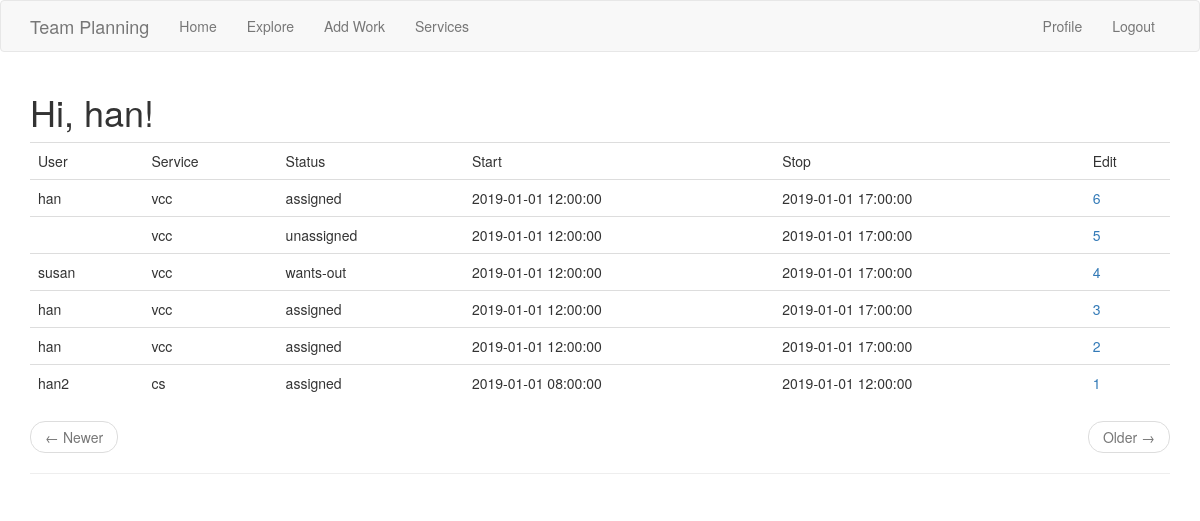
The app's page /index (signed in) with its own data.
### app/models.py (models this page shows, shortened)
class User(UserMixin, db.Model):
    id = db.Column(db.Integer, primary_key=True)
    username = db.Column(db.String(64), index=True, unique=True)
    email = db.Column(db.String(120), index=True, unique=True)
    password_hash = db.Column(db.String(128))
    mywork = db.relationship('Work', backref='person', lazy='dynamic')
    about_me = db.Column(db.String(140))
    last_seen = db.Column(db.DateTime, default=datetime.utcnow)

class Work(db.Model):
    id = db.Column(db.Integer, primary_key=True)
    name = db.Column(db.String(140))
    username = db.Column(db.String(140))
    updated = db.Column(db.DateTime, index=True, default=datetime.utcnow)
    start = db.Column(db.DateTime, index=True, default=datetime.utcnow)
    stop = db.Column(db.DateTime, index=True, default=datetime.utcnow)
    service = db.Column(db.String(140))
    user_id = db.Column(db.Integer, db.ForeignKey('user.id'))
    status = db.Column(db.String(140))
    language = db.Column(db.String(5))

### app/main/routes.py (the view)
@bp.route('/', methods=['GET', 'POST'])
@bp.route('/index', methods=['GET', 'POST'])
@login_required
def index():
    page = request.args.get('page', 1, type=int)
    work = Work.query.order_by(Work.updated.desc()).paginate(
        page, current_app.config['POSTS_PER_PAGE'], False)
    next_url = url_for('main.index', page=work.next_num) \
        if work.has_next else None
    prev_url = url_for('main.index', page=work.prev_num) \
        if work.has_prev else None
    return render_template('work.html', title=_('Work'),
                           allwork=work.items, next_url=next_url,
                           prev_url=prev_url)

### app/main/routes.py (called while the page is built)
@bp.before_app_request
def before_request():
    if current_user.is_authenticated:
        current_user.last_seen = datetime.utcnow()
        db.session.commit()
    g.locale = str(get_locale())

### app/models.py (called while the page is built)
@login.user_loader
def load_user(id):
    return User.query.get(int(id))

### app/templates/work.html (shortened to what this page needs)
{% extends "base.html" %}
{% import 'bootstrap/wtf.html' as wtf %}
{% block app_content %}
    <h1>{{ _('Hi, %(username)s!', username=current_user.username) }}</h1>
    <table class="table table-hover">
      <tr>
          <td>  {{ _('User') }} </td>
          <td>  {{ _('Service') }}  </td>
          <td>  {{ _('Status') }}  </td>
          <td>  {{ _('Start') }} </td>
          <td>  {{ _('Stop') }} </td>
          <td>  {{ _('Edit') }} </td>
      </tr>
      {% for work in allwork %}
        <tr>
            <td>  {{ work.username }} </td>
            <td>  {{ work.service }}  </td>
            <td>  {{ work.status }}  </td>
            <td>  {{ work.start }} </td>
            <td>  {{ work.stop }} </td>
            <td>  {{ work_link }} </td>
        </tr>
        {% endfor %}
    </table>
    <nav aria-label="...">
        <ul class="pager">
            <li class="previous{% if not prev_url %} disabled{% endif %}">
                <a href="{{ prev_url or '#' }}">
                    <span aria-hidden="true">&larr;</span> {{ _('Newer') }}
                </a>
            </li>
            <li class="next{% if not next_url %} disabled{% endif %}">
                <a href="{{ next_url or '#' }}">
                    {{ _('Older') }} <span aria-hidden="true">&rarr;</span>
                </a>
            </li>
        </ul>
    </nav>
    <hr>
{% endblock %}

### app/templates/base.html (shortened to what this page needs)
{% extends 'bootstrap/base.html' %}
{% block navbar %}
    <nav class="navbar navbar-default">
        <div class="container">
            <div class="navbar-header">
                <a class="navbar-brand" href="{{ url_for('main.index') }}">Team Planning</a>
            </div>
            <div class="collapse navbar-collapse" id="bs-example-navbar-collapse-1">
                <ul class="nav navbar-nav">
                    <li><a href="{{ url_for('main.index') }}">{{ _('Home') }}</a></li>
                    <li><a href="{{ url_for('main.explore') }}">{{ _('Explore') }}</a></li>
                    <li><a href="{{ url_for('main.work_add') }}">{{ _('Add Work') }}</a></li>
                    <li><a href="{{ url_for('main.service') }}">{{ _('Services') }}</a></li>
                </ul>
                <ul class="nav navbar-nav navbar-right">
                    {% if current_user.is_anonymous %}
                    <li><a href="{{ url_for('auth.login') }}">{{ _('Login') }}</a></li>
                    {% else %}
                    <li><a href="{{ url_for('main.user', username=current_user.username) }}">{{ _('Profile') }}</a></li>
                    <li><a href="{{ url_for('auth.logout') }}">{{ _('Logout') }}</a></li>
                    {% endif %}
                </ul>
            </div>
        </div>
    </nav>
{% endblock %}
{% block content %}
    <div class="container">
        {% block app_content %}{% endblock %}
    </div>
{% endblock %}

### records on screen
Work: username "han", service "vcc", status "assigned", start "2019-01-01 12:00:00", stop "2019-01-01 17:00:00", id "6"
Work: service "vcc", status "unassigned", start "2019-01-01 12:00:00", stop "2019-01-01 17:00:00", id "5"
Work: username "susan", service "vcc", status "wants-out", start "2019-01-01 12:00:00", stop "2019-01-01 17:00:00", id "4"
Work: username "han", service "vcc", status "assigned", start "2019-01-01 12:00:00", stop "2019-01-01 17:00:00", id "3"
Work: username "han", service "vcc", status "assigned", start "2019-01-01 12:00:00", stop "2019-01-01 17:00:00", id "2"
Work: username "han2", service "cs", status "assigned", start "2019-01-01 08:00:00", stop "2019-01-01 12:00:00", id "1"
